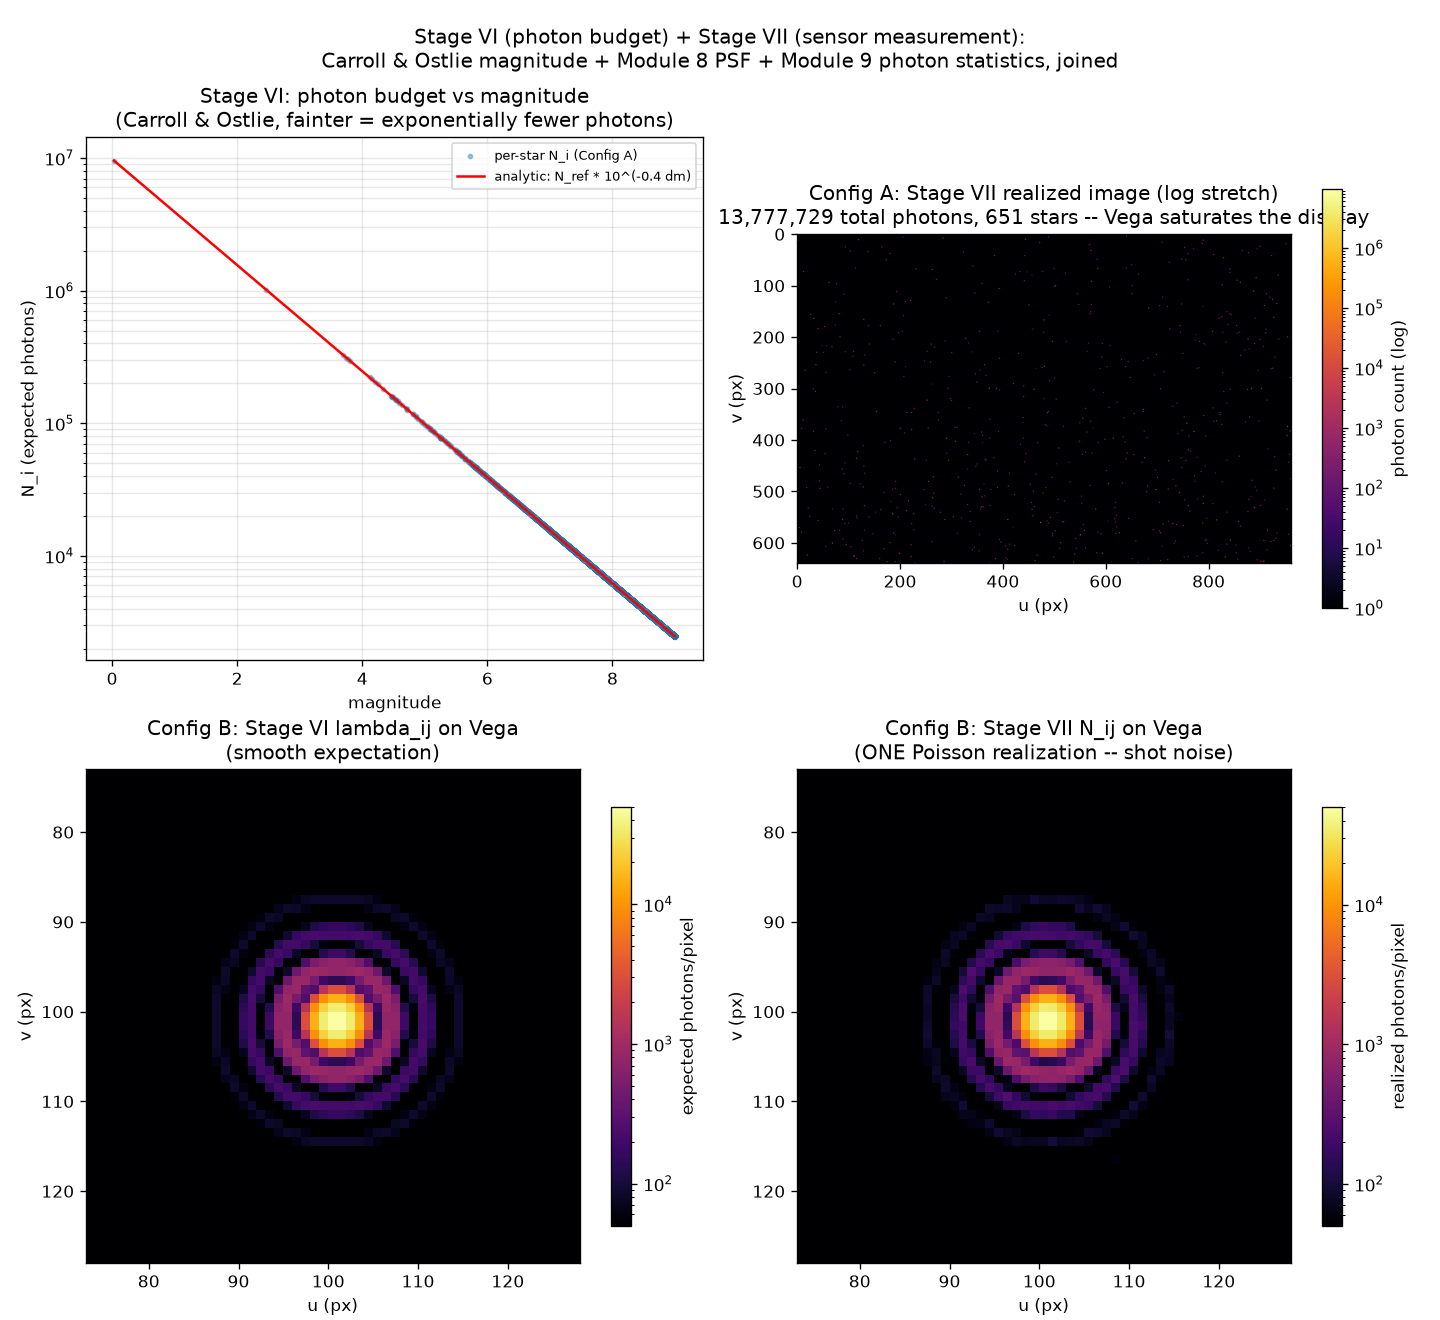

The script that saved this image:
"""module-10 -- run_stages_6_7.py

Runs the full Stage I-VII pipeline (pipeline.run_stages_1_to_7) on the SAME
two SimulatorStates run_stages_4_5.py built (Config A: wide-field lens,
point-source PSF regime; Config B: telescope, resolved Airy PSF regime) --
reused directly via import rather than rebuilt, since the scene, observer,
pointing, and camera/optics setup are exactly the same real target this
project has used throughout.

Validation, not just assertion:
  * Stage VI: N_i/N_j for two stars must equal the Carroll & Ostlie flux
    ratio 10^(-0.4(m_i-m_j)) exactly -- checked on a real pair, not assumed
    from the formula alone.
  * Stage VI: each rendered star's normalized PSF should sum close to 1
    (module-8/9's already-validated fine-grid integration; stage5_psf's
    `flux_captured` IS that sum) -- lambda_ij = N_i PSF_ij only means what
    it claims to mean if PSF_ij is actually a probability distribution.
  * Stage VII: Poisson's own mean/variance identity (Var = mean = lambda)
    is checked with a real Monte Carlo draw on one bright pixel, not
    quoted from a textbook.
  * Stage VII: N_e = QE * N_gamma is checked to hold exactly, pixel for
    pixel.
"""

import os
import sys

import numpy as np
import matplotlib.pyplot as plt
from matplotlib.colors import LogNorm

_HERE = os.path.dirname(__file__)
for rel in [("..", "module-9"), ("..", "module-7"), ("..", "module-3"),
           ("..", "module-8")]:
    p = os.path.normpath(os.path.join(_HERE, *rel))
    if p not in sys.path:
        sys.path.insert(0, p)

from pipeline import run_stages_1_to_7                     # noqa: E402
from run_stages_4_5 import build_scene_and_pointing, build_state  # noqa: E402

from camera_model import Camera                              # noqa: E402  (Module 7)


def run_config(name, state, rng, oversample=8):
    s1, s2, s3, s4, s5, s6, s7 = run_stages_1_to_7(state, rng, oversample=oversample)

    print(f"--- {name} ---")
    print(f"  Stage VI regime              : {s6['regime']}")
    print(f"  stars given a photon budget   : {len(s6['n_photons']):,}")
    print(f"  stars actually rendered       : {s6['n_rendered']:,}")
    if s6["n_rendered"]:
        captured = s6["flux_captured"]
        print(f"  normalized PSF sum (should be ~1): mean={captured.mean():.4f}, "
              f"min={captured.min():.4f}  (module-8/9's already-validated "
              f"fine-grid integration -- checked here, not assumed)")

    # ---- Stage VI check: flux ratio between two real rendered stars -----
    order = np.argsort(s6["mag"])
    if len(order) >= 2:
        i, j = order[0], order[len(order) // 2]     # brightest vs a middling one
        m_i, m_j = s6["mag"][i], s6["mag"][j]
        n_i, n_j = s6["n_photons"][i], s6["n_photons"][j]
        ratio_measured = n_i / n_j
        ratio_expected = 10.0 ** (-0.4 * (m_i - m_j))
        print(f"  flux-ratio check: mag {m_i:.2f} vs {m_j:.2f} -> "
              f"N_i/N_j measured={ratio_measured:.6f}, "
              f"10^(-0.4 dm)={ratio_expected:.6f}, "
              f"diff={abs(ratio_measured-ratio_expected):.2e}")

    # ---- Stage VII: Poisson mean/variance, and the QE identity ----------
    peak = np.unravel_index(np.argmax(s6["lambda_image"]), s6["lambda_image"].shape)
    lam_peak = s6["lambda_image"][peak]
    mc = rng.poisson(lam_peak, size=20_000)
    print(f"  Stage VII Poisson check (brightest pixel, lambda={lam_peak:.3f}):")
    print(f"     20,000-draw Monte Carlo: mean={mc.mean():.3f}, var={mc.var():.3f} "
          f"(Poisson requires mean==var==lambda)")

    n_ph_total = s7["n_photons_image"].sum()
    lam_total = s6["lambda_image"].sum()
    sigma = np.sqrt(lam_total)
    print(f"  one real Poisson realization: total photons = {n_ph_total:,} vs "
          f"expected {lam_total:,.1f} +/- {sigma:.1f} "
          f"({(n_ph_total - lam_total) / sigma:+.2f} sigma -- unremarkable)")

    qe_ok = np.allclose(s7["n_electrons_image"], state.sensor.qe * s7["n_photons_image"])
    print(f"  N_e = QE * N_gamma holds exactly, every pixel: {qe_ok} (QE={state.sensor.qe})")
    print()
    return s1, s2, s3, s4, s5, s6, s7


def main():
    rng = np.random.default_rng(7)
    scene, observer, attitude, vega_mag = build_scene_and_pointing(rng)

    print("=" * 90)
    print("MODULE 10 -- STAGE VI (Brightness/Photon Distribution) + "
          "STAGE VII (Sensor Measurement)")
    print("=" * 90)

    camA = Camera(f=50.0, Ws=36.0, Hs=24.0, Nx=960, Ny=640, name="wide-field")
    stateA = build_state(scene, observer, attitude, camA, D_mm=25.0,
                         exposure_s=2.0, k1=-0.25, k2=0.05)

    camB = Camera(f=1000.0, Ws=0.603, Hs=0.603, Nx=201, Ny=201, name="telescope")
    stateB = build_state(scene, observer, attitude, camB, D_mm=50.0,
                         exposure_s=0.05, k1=0.0, k2=0.0)

    resA = run_config("Config A: 50mm wide-field lens (point-source PSF regime)",
                      stateA, rng)
    resB = run_config("Config B: 50mm-aperture telescope (resolved Airy PSF regime)",
                      stateB, rng)

    print("Same optics/photon-statistics machinery, two very different exposures --")
    print("a rich, noisy field of single-pixel stars (Config A) and one bright,")
    print("well-resolved, individually-noisy Airy disk (Config B). Carroll & Ostlie's")
    print("magnitude system, Module 8's PSF, and Module 9's photon statistics, in")
    print("one model, same as Section 9 asked for.")
    print("=" * 90)

    _plot(stateA, resA, stateB, resB, vega_mag)


def _plot(stateA, resA, stateB, resB, vega_mag):
    s6A, s7A = resA[5], resA[6]
    s6B, s7B = resB[5], resB[6]

    fig, axes = plt.subplots(2, 2, figsize=(12, 11))

    # ---- panel 1: N_i vs magnitude, analytic overlay ----------------------
    ax = axes[0, 0]
    order = np.argsort(s6A["mag"])
    ax.scatter(s6A["mag"][order], s6A["n_photons"][order], s=6, alpha=0.4,
              color="tab:blue", label="per-star N_i (Config A)")
    m_ref = s6A["mag"][order][0]
    n_ref = s6A["n_photons"][order][0]
    m_line = np.linspace(s6A["mag"].min(), s6A["mag"].max(), 100)
    ax.plot(m_line, n_ref * 10.0 ** (-0.4 * (m_line - m_ref)), "r-", lw=1.5,
           label="analytic: N_ref * 10^(-0.4 dm)")
    ax.set_yscale("log")
    ax.set_xlabel("magnitude"); ax.set_ylabel("N_i (expected photons)")
    ax.set_title("Stage VI: photon budget vs magnitude\n(Carroll & Ostlie, "
                 "fainter = exponentially fewer photons)")
    ax.legend(fontsize=8); ax.grid(True, alpha=0.3, which="both")

    # ---- panel 2: Config A, realized whole-sensor image --------------------
    # Vega alone carries ~9.5e6 of this image's ~1.4e7 total photons (the
    # zero-point's "order of magnitude, not a calibration" -- see README --
    # landing on ONE undersampled pixel, no saturation modeled per Stage
    # VII's own "you do not need sensor nonlinearity" instruction). A
    # linear or sqrt stretch is then just a black frame with one invisible
    # bright pixel; log stretch clips Vega's pixel to white (as a real,
    # saturated camera pixel would look) while still showing the other
    # 650 stars' much fainter, real photon counts.
    ax = axes[0, 1]
    img = s7A["n_photons_image"].astype(float)
    im = ax.imshow(np.clip(img, 0.5, None), cmap="inferno", origin="upper",
                   norm=LogNorm(vmin=1, vmax=img.max()))
    ax.set_xlabel("u (px)"); ax.set_ylabel("v (px)")
    ax.set_title(f"Config A: Stage VII realized image (log stretch)\n"
                f"{int(img.sum()):,} total photons, {s6A['n_rendered']:,} stars "
                "-- Vega saturates the display")
    fig.colorbar(im, ax=ax, shrink=0.8, label="photon count (log)")

    # ---- panels 3/4: Config B, smooth lambda vs noisy realization --------
    hw = max(s6B["half_window"], 20)
    Nx, Ny = stateB.intrinsics.Nx, stateB.intrinsics.Ny
    vega_mask = np.abs(s6B["mag"] - vega_mag) < 1e-9
    u_d, v_d = s6B["u_d"][vega_mask][0], s6B["v_d"][vega_mask][0]
    x0, x1 = max(int(round(u_d)) - hw, 0), min(int(round(u_d)) + hw + 1, Nx)
    y0, y1 = max(int(round(v_d)) - hw, 0), min(int(round(v_d)) + hw + 1, Ny)

    lam_stamp = s6B["lambda_image"][y0:y1, x0:x1]
    n_stamp = s7B["n_photons_image"][y0:y1, x0:x1].astype(float)

    # LogNorm can't take log(0) -- it masks non-positive pixels, and an
    # unset "bad" color renders those as transparent (the figure's white
    # background shows through), not black. Outside the rendered window
    # lambda and N are exact 0.0, so without a floor this shows up as
    # misleading white speckle, not real signal. Same floor-then-clip fix
    # as Config A's panel above.
    ax = axes[1, 0]
    vmin_lam = max(lam_stamp.max() * 1e-3, 1e-6)
    im = ax.imshow(np.clip(lam_stamp, vmin_lam, None), cmap="inferno", origin="upper",
                   extent=[x0, x1, y1, y0], norm=LogNorm(vmin=vmin_lam, vmax=lam_stamp.max()))
    ax.set_xlabel("u (px)"); ax.set_ylabel("v (px)")
    ax.set_title("Config B: Stage VI lambda_ij on Vega\n(smooth expectation)")
    fig.colorbar(im, ax=ax, shrink=0.8, label="expected photons/pixel")

    ax = axes[1, 1]
    vmax_n = max(n_stamp.max(), 1.0)
    vmin_n = max(vmax_n * 1e-3, 0.5)
    im = ax.imshow(np.clip(n_stamp, vmin_n, None), cmap="inferno", origin="upper",
                   extent=[x0, x1, y1, y0], norm=LogNorm(vmin=vmin_n, vmax=vmax_n))
    ax.set_xlabel("u (px)"); ax.set_ylabel("v (px)")
    ax.set_title("Config B: Stage VII N_ij on Vega\n(ONE Poisson realization -- shot noise)")
    fig.colorbar(im, ax=ax, shrink=0.8, label="realized photons/pixel")

    fig.suptitle("Stage VI (photon budget) + Stage VII (sensor measurement):\n"
                 "Carroll & Ostlie magnitude + Module 8 PSF + Module 9 photon "
                 "statistics, joined", fontsize=12)
    fig.tight_layout()
    fig.savefig("run_stages_6_7.png", dpi=120)


if __name__ == "__main__":
    main()
    plt.show()
